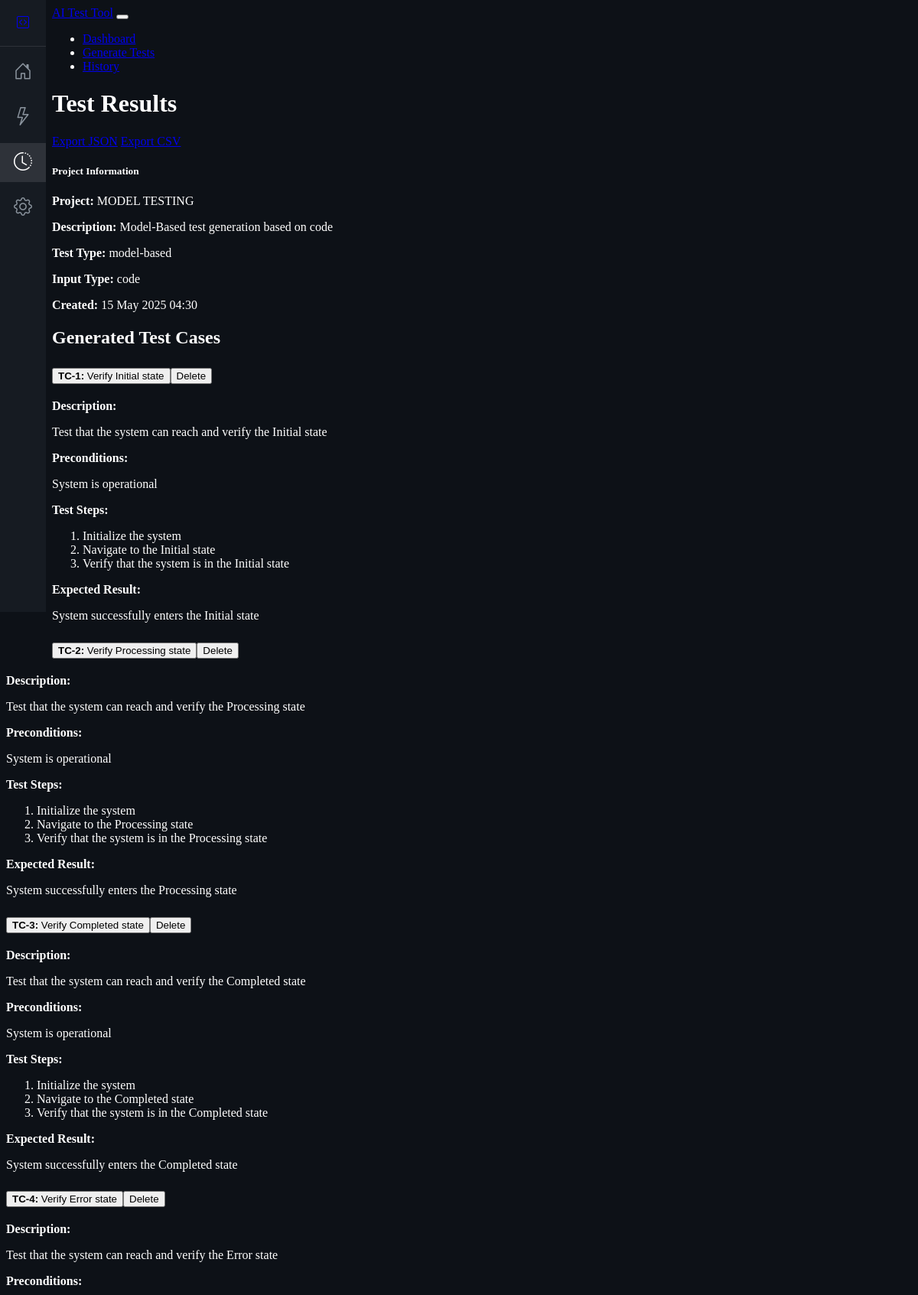
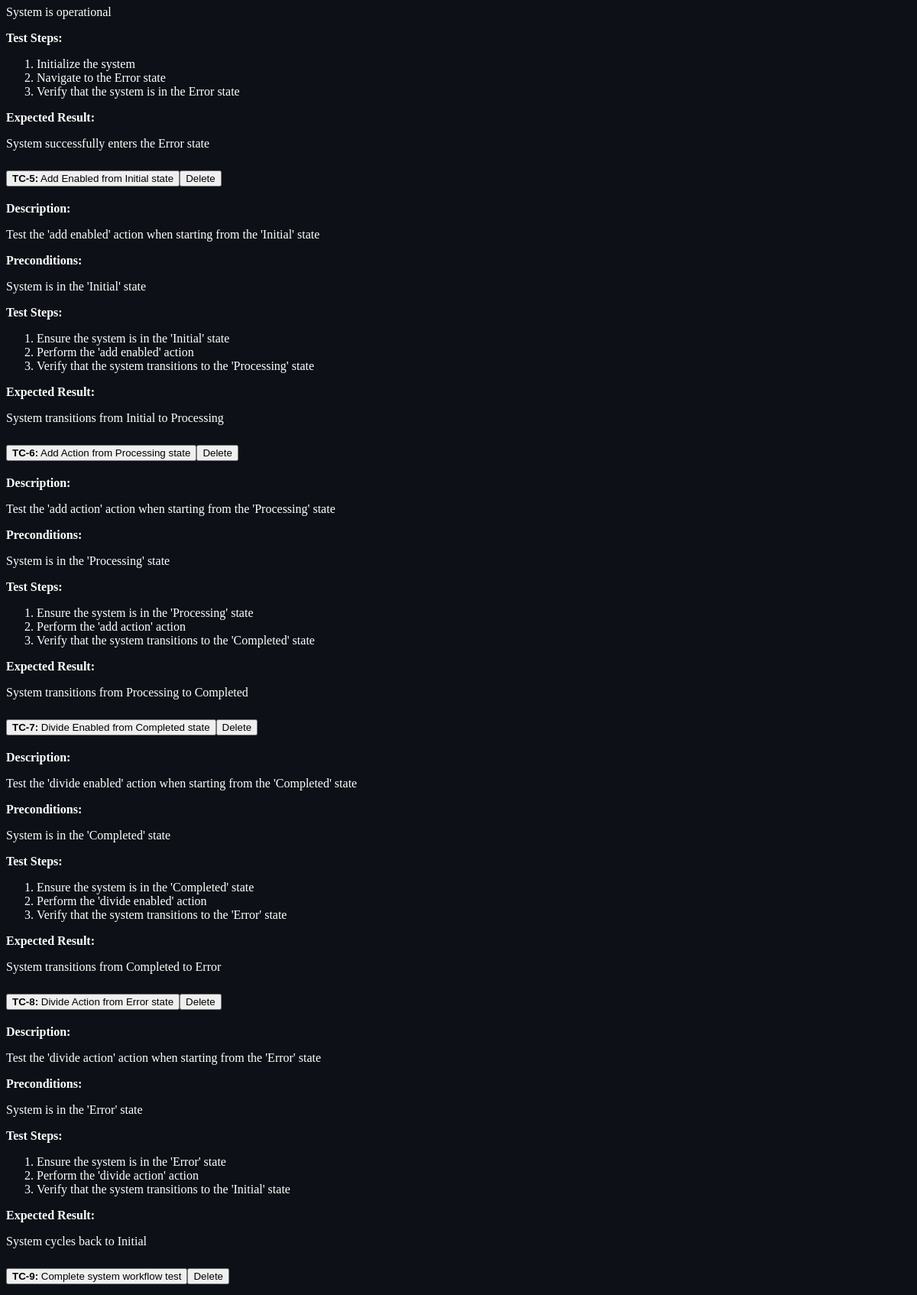
Screenshot of /results/2 (upper part) with the database file from the repository (2 pictures, top to bottom).
### models.py (models this page shows, shortened)
class Project(db.Model):
    __tablename__ = 'projects'
    id = db.Column(db.Integer, primary_key=True)
    name = db.Column(db.String(255), nullable=False)
    description = db.Column(db.Text, nullable=True)
    created_at = db.Column(db.DateTime, default=datetime.now)
    test_runs = relationship("TestRun", back_populates="project", cascade="all, delete-orphan")

class TestRun(db.Model):
    __tablename__ = 'test_runs'
    id = db.Column(db.Integer, primary_key=True)
    project_id = db.Column(db.Integer, db.ForeignKey('projects.id', ondelete='CASCADE'), nullable=False)
    test_type = db.Column(db.String(50), nullable=False)  # model-based, mutation, reinforcement, behavior-driven, fuzz
    input_type = db.Column(db.String(50), nullable=False)  # requirements, code
    input_content = db.Column(db.Text, nullable=False)
    status = db.Column(db.String(20), default="pending")  # pending, processing, completed, failed
    created_at = db.Column(db.DateTime, default=datetime.now)
    completed_at = db.Column(db.DateTime, nullable=True)
    project = relationship("Project", back_populates="test_runs")
    test_cases = relationship("TestCase", back_populates="test_run", cascade="all, delete-orphan")

class TestCase(db.Model):
    __tablename__ = 'test_cases'
    id = db.Column(db.Integer, primary_key=True)
    test_run_id = db.Column(db.Integer, db.ForeignKey('test_runs.id', ondelete='CASCADE'), nullable=False)
    test_id = db.Column(db.String(20), nullable=False)  # e.g., TC-1
    name = db.Column(db.String(255), nullable=False)
    description = db.Column(db.Text, nullable=False)
    preconditions = db.Column(db.Text, nullable=True)  # Keep the original column name for now
    expected_result = db.Column(db.Text, nullable=False)
    steps = db.Column(db.JSON, nullable=False)  # List of steps as JSON
    test_run = relationship("TestRun", back_populates="test_cases")

### app.py (the view)
@app.route('/results/<int:run_id>')
def results(run_id):
    test_run = TestRun.query.get_or_404(run_id)
    project = Project.query.get_or_404(test_run.project_id)
    test_cases = TestCase.query.filter_by(test_run_id=run_id).all()
    results = []
    for tc in test_cases:
        results.append({
            'id': tc.id,
            'test_id': tc.test_id,
            'name': tc.name,
            'description': tc.description,
            'preconditions': tc.preconditions,
            'expected_result': tc.expected_result,
            'steps': tc.steps
        })
    return render_template('results.html', test_run=test_run, project=project, results=results)

### templates/results.html (shortened to what this page needs)
{% extends "base.html" %}
{% block content %}
<div class="d-flex justify-content-between align-items-center mb-4">
    <h1>Test Results</h1>
    <div>
        <a href="{{ url_for('export', run_id=test_run.id, format='json') }}" class="btn btn-outline-primary">Export JSON</a>
        <a href="{{ url_for('export', run_id=test_run.id, format='csv') }}" class="btn btn-outline-secondary">Export CSV</a>
    </div>
</div>
<div class="card mb-4">
    <div class="card-header">
        <h5 class="card-title mb-0">Project Information</h5>
    </div>
    <div class="card-body">
        <div class="row">
            <div class="col-md-6">
                <p><strong>Project:</strong> {{ project.name }}</p>
                <p><strong>Description:</strong> {{ project.description }}</p>
            </div>
            <div class="col-md-6">
                <p><strong>Test Type:</strong> {{ test_run.test_type }}</p>
                <p><strong>Input Type:</strong> {{ test_run.input_type }}</p>
                <p><strong>Created:</strong> {{ test_run.created_at.strftime('%d %b %Y %H:%M') }}</p>
            </div>
        </div>
    </div>
</div>
<h2 class="mb-3">Generated Test Cases</h2>
{% if results %}
<div class="accordion" id="testCasesAccordion">
    {% for test in results %}
    <div class="accordion-item">
        <h2 class="accordion-header" id="heading{{ loop.index }}">
            <button class="accordion-button collapsed" type="button" data-bs-toggle="collapse" data-bs-target="#collapse{{ loop.index }}" aria-expanded="false" aria-controls="collapse{{ loop.index }}">
                <div class="d-flex w-100 justify-content-between align-items-center pe-3">
                    <span><strong>{{ test.test_id }}:</strong> {{ test.name }}</span>
                    <div>
                        <button class="btn btn-sm btn-danger delete-testcase" data-id="{{ test.id }}">Delete</button>
                    </div>
                </div>
            </button>
        </h2>
        <div id="collapse{{ loop.index }}" class="accordion-collapse collapse" aria-labelledby="heading{{ loop.index }}" data-bs-parent="#testCasesAccordion">
            <div class="accordion-body">
                <div class="mb-3">
                    <strong>Description:</strong>
                    <p>{{ test.description }}</p>
                </div>
                <div class="mb-3">
                    <strong>Preconditions:</strong>
                    <p>{{ test.preconditions }}</p>
                </div>
                <div class="mb-3">
                    <strong>Test Steps:</strong>
                    <ol class="list-group list-group-numbered">
                        {% for step in test.steps %}
                        <li class="list-group-item">{{ step }}</li>
                        {% endfor %}
                    </ol>
                </div>
                <div class="mb-3">
                    <strong>Expected Result:</strong>
                    <p>{{ test.expected_result }}</p>
                </div>
            </div>
        </div>
    </div>
    {% endfor %}
</div>
{% else %}
<div class="alert alert-info">
    No test cases were generated. Please try again with different input or test type.
</div>
{% endif %}
{% endblock %}

### templates/base.html (shortened to what this page needs)
<!DOCTYPE html>
<html lang="en" data-bs-theme="dark">
<head>
    <link rel="stylesheet" href="https://cdn.replit.com/agent/bootstrap-agent-dark-theme.min.css">
    <link rel="stylesheet" href="https://cdn.jsdelivr.net/npm/bootstrap-icons@1.11.2/font/bootstrap-icons.min.css">
    <link rel="stylesheet" href="{{ url_for('static', filename='css/style.css') }}">
</head>
<body>
    <div class="d-flex">
        <div class="sidebar bg-dark text-white">
            <div class="sidebar-brand p-3 text-center">
                <a href="/" class="text-decoration-none text-white">
                    <i class="bi bi-code-square fs-4"></i>
                </a>
            </div>
            <ul class="sidebar-nav">
                <li class="sidebar-item">
                    <a href="/dashboard" class="sidebar-link" data-bs-toggle="tooltip" data-bs-placement="right" title="Dashboard">
                        <i class="bi bi-house-door"></i>
                    </a>
                </li>
                <li class="sidebar-item">
                    <a href="/generate" class="sidebar-link" data-bs-toggle="tooltip" data-bs-placement="right" title="Generate Tests">
                        <i class="bi bi-lightning"></i>
                    </a>
                </li>
                <li class="sidebar-item">
                    <a href="/history" class="sidebar-link" data-bs-toggle="tooltip" data-bs-placement="right" title="History">
                        <i class="bi bi-clock-history"></i>
                    </a>
                </li>
                <li class="sidebar-item">
                    <a href="#" class="sidebar-link" data-bs-toggle="modal" data-bs-target="#settingsModal" data-bs-placement="right" title="Settings">
                        <i class="bi bi-gear"></i>
                    </a>
                </li>
            </ul>
        </div>
        <div class="main-content">
            <nav class="navbar navbar-expand-lg navbar-dark bg-dark mb-4">
                <div class="container-fluid">
                    <a class="navbar-brand" href="/">AI Test Tool</a>
                    <button class="navbar-toggler" type="button" data-bs-toggle="collapse" data-bs-target="#navbarNav" aria-controls="navbarNav" aria-expanded="false" aria-label="Toggle navigation">
                    </button>
                    <div class="collapse navbar-collapse" id="navbarNav">
                        <ul class="navbar-nav">
                            <li class="nav-item">
                                <a class="nav-link" href="/dashboard">Dashboard</a>
                            </li>
                            <li class="nav-item">
                                <a class="nav-link" href="/generate">Generate Tests</a>
                            </li>
                            <li class="nav-item">
                                <a class="nav-link" href="/history">History</a>
                            </li>
                        </ul>
                    </div>
                </div>
            </nav>
            <div class="container">
                {% block content %}{% endblock %}
            </div>
        </div>
    </div>
</body>
</html>

### static/css/style.css (style rules this page uses)
:root { --primary-bg: #0d1117; --secondary-bg: #161b22; --primary-text: #ffffff; --sidebar-width: 60px; --technique-card-height: 160px; --model-based-color: #7057ff; --behavior-driven-color: #2ea44f; --mutation-color: #f85149; --reinforcement-color: #58a6ff; --fuzz-color: #d29922; --uml-color: #8b949e; }
body { background-color: var(--primary-bg); color: var(--primary-text); overflow-x: hidden; }
.sidebar { width: var(--sidebar-width); height: 100vh; position: fixed; left: 0; top: 0; background-color: var(--secondary-bg); z-index: 1000; overflow-y: auto; transition: width 0.3s ease; }
.sidebar-brand { height: 60px; display: flex; align-items: center; justify-content: center; padding: 0; border-bottom: 1px solid rgba(255, 255, 255, 0.1); }
.sidebar-nav { list-style: none; padding: 0; margin: 0; }
.sidebar-item { margin: 8px 0; }
.sidebar-link { color: #8b949e; text-decoration: none; padding: 12px 0; display: flex; align-items: center; justify-content: center; transition: all 0.3s ease; }
.sidebar-link:hover, .sidebar-link.active { color: #fff; background-color: rgba(255, 255, 255, 0.1); }
.sidebar-link i { font-size: 1.5rem; }
.main-content { margin-left: var(--sidebar-width); width: calc(100% - var(--sidebar-width)); min-height: 100vh; }
[data-bs-theme="dark"] { --primary-bg: #0d1117; --secondary-bg: #161b22; }

### rows the page displays
Project: name "MODEL TESTING", description "Model-Based test generation based on code"
TestRun: test_type "model-based", input_type "code", created_at "15 May 2025 04:30"
TestCase: test_id "TC-1", name "Verify Initial state", description "Test that the system can reach and verify the Initial state", preconditions "System is operational", steps "Initialize the system" "Navigate to the Initial state" "Verify that the system is in the Initial state", expected_result "System successfully enters the Initial state"
TestCase: test_id "TC-2", name "Verify Processing state", description "Test that the system can reach and verify the Processing state", preconditions "System is operational", steps "Initialize the system" "Navigate to the Processing state" "Verify that the system is in the Processing state", expected_result "System successfully enters the Processing state"
TestCase: test_id "TC-3", name "Verify Completed state", description "Test that the system can reach and verify the Completed state", preconditions "System is operational", steps "Initialize the system" "Navigate to the Completed state" "Verify that the system is in the Completed state", expected_result "System successfully enters the Completed state"
TestCase: test_id "TC-4", name "Verify Error state", description "Test that the system can reach and verify the Error state", preconditions "System is operational", steps "Initialize the system" "Navigate to the Error state" "Verify that the system is in the Error state", expected_result "System successfully enters the Error state"
TestCase: test_id "TC-5", name "Add Enabled from Initial state", description "Test the 'add enabled' action when starting from the 'Initial' state", preconditions "System is in the 'Initial' state", steps "Ensure the system is in the 'Initial' state" "Perform the 'add enabled' action" "Verify that the system transitions to the 'Processing' state", expected_result "System transitions from Initial to Processing"
TestCase: test_id "TC-6", name "Add Action from Processing state", description "Test the 'add action' action when starting from the 'Processing' state", preconditions "System is in the 'Processing' state", steps "Ensure the system is in the 'Processing' state" "Perform the 'add action' action" "Verify that the system transitions to the 'Completed' state", expected_result "System transitions from Processing to Completed"
TestCase: test_id "TC-7", name "Divide Enabled from Completed state", description "Test the 'divide enabled' action when starting from the 'Completed' state", preconditions "System is in the 'Completed' state", steps "Ensure the system is in the 'Completed' state" "Perform the 'divide enabled' action" "Verify that the system transitions to the 'Error' state", expected_result "System transitions from Completed to Error"
TestCase: test_id "TC-8", name "Divide Action from Error state", description "Test the 'divide action' action when starting from the 'Error' state", preconditions "System is in the 'Error' state", steps "Ensure the system is in the 'Error' state" "Perform the 'divide action' action" "Verify that the system transitions to the 'Initial' state", expected_result "System cycles back to Initial"
TestCase: test_id "TC-9", name "Complete system workflow test"
